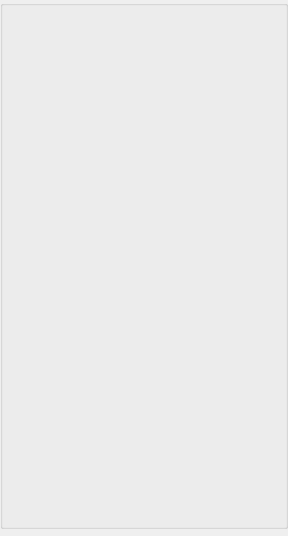
<?xml version="1.0" encoding="UTF-8"?>
<ui version="4.0">
 <class>AppletChooseThumbnailUi</class>
 <widget class="QWidget" name="AppletChooseThumbnailUi">
  <property name="modal" stdset="0">
   <bool>false</bool>
  </property>
  <property name="windowModality">
   <enum>Qt::ApplicationModal</enum>
  </property>
  <property name="geometry">
   <rect>
    <x>0</x>
    <y>0</y>
    <width>288</width>
    <height>536</height>
   </rect>
  </property>
  <property name="sizePolicy">
   <sizepolicy hsizetype="Expanding" vsizetype="Expanding">
    <horstretch>0</horstretch>
    <verstretch>0</verstretch>
   </sizepolicy>
  </property>
  <property name="windowTitle">
   <string>Choose Thumbnail</string>
  </property>
  <property name="windowOpacity">
   <double>1.000000000000000</double>
  </property>
  <property name="toolTip">
   <string/>
  </property>
  <property name="sizeGripEnabled" stdset="0">
   <bool>true</bool>
  </property>
  <layout class="QGridLayout" name="gridLayout">
   <property name="leftMargin">
    <number>0</number>
   </property>
   <property name="topMargin">
    <number>0</number>
   </property>
   <property name="rightMargin">
    <number>0</number>
   </property>
   <property name="bottomMargin">
    <number>7</number>
   </property>
   <property name="horizontalSpacing">
    <number>0</number>
   </property>
   <item row="0" column="0">
    <widget class="QGroupBox" name="ItemsGroupBox">
     <property name="minimumSize">
      <size>
       <width>0</width>
       <height>0</height>
      </size>
     </property>
     <property name="title">
      <string/>
     </property>
     <layout class="QVBoxLayout" name="verticalLayout">
      <item>
       <widget class="QLabel" name="m_StatusLabel">
        <property name="text">
         <string notr="true"/>
        </property>
       </widget>
      </item>
      <item>
       <widget class="ThumbnailEditWidget" name="m_ThumbnailEditWidget" native="true">
        <property name="sizePolicy">
         <sizepolicy hsizetype="Expanding" vsizetype="Expanding">
          <horstretch>0</horstretch>
          <verstretch>0</verstretch>
         </sizepolicy>
        </property>
       </widget>
      </item>
      <item>
       <spacer name="verticalSpacer">
        <property name="orientation">
         <enum>Qt::Vertical</enum>
        </property>
        <property name="sizeHint" stdset="0">
         <size>
          <width>20</width>
          <height>242</height>
         </size>
        </property>
       </spacer>
      </item>
     </layout>
    </widget>
   </item>
  </layout>
 </widget>
 <customwidgets>
  <customwidget>
   <class>ThumbnailEditWidget</class>
   <extends>QWidget</extends>
   <header>ThumbnailEditWidget.h</header>
   <container>1</container>
  </customwidget>
 </customwidgets>
 <resources/>
 <connections/>
</ui>
